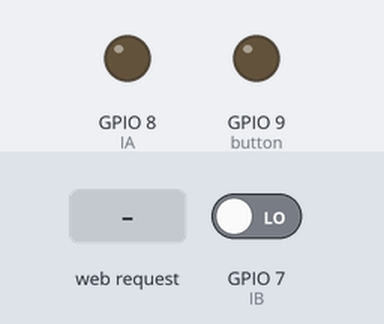
This sketch was run on a simulated ESP32-C6. On the bench: output pins drawn as LEDs (lit = HIGH). The test bench sets the inputs (shaded band); at power-on: GPIO 7 (IB) LOW. WiFi joins after 1.5 s; servers stay silent unless stated; what the sketch prints to the serial monitor is not drawn.

Above: at 5.7 s.
5.8 s: HTTP request GET /H received
At 6.6 s:
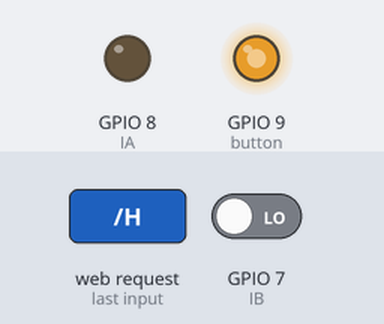
Timing chart, 0 to 8.8 s (numbered marks = the images above; inputs shaded):
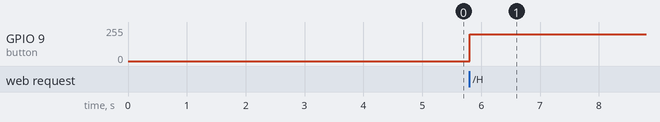

Measured:
- after the input at 5.8 s, GPIO 9 (button): 0/255 → 200/255 at once

The sketch:

QuotaQWifiVer.ino
```cpp
#include <Arduino.h>
#include <WiFi.h>
#include "webpage.h"

#define C1 D5
#define C2 D6
#define button D10
#define IA D9
#define IB D8

bool buttonstate = false;
volatile long Encodervalue=0;

// ===== WIFI INFO =====
const char* ssid = "Rev Member";
const char* password = "incubator";

// ===== WEB SERVER =====
WiFiServer server(80);

void setup() {
  delay(3000);
  pinMode(C1,INPUT);
  pinMode(C2,INPUT);
  pinMode(button,INPUT);
  pinMode(IA,OUTPUT);
  pinMode(IB,OUTPUT);

  attachInterrupt(digitalPinToInterrupt(C1), updateEncoder, RISING);
  Serial.begin(115200);

  Serial.println();
  Serial.println("Starting ESP32-C6...");
  Serial.print("Connecting to ");
  Serial.println(ssid);

  // Connect to WiFi
  WiFi.begin(ssid, password);

  // Wait for connection
  while (WiFi.status() != WL_CONNECTED) {
    delay(500);
    Serial.print(".");
  }

  Serial.println();
  Serial.println("WiFi connected!");
  Serial.print("ESP32 IP Address: ");
  Serial.println(WiFi.localIP());

  // Start server
  server.begin();

  Serial.println("Web server started!");
}

void updateEncoder()
{
  if (digitalRead(C1)> digitalRead(C2)){
    Encodervalue++;
  }
  else{
    Encodervalue--;
  }
}

void loop() {

  // Check for incoming clients
  WiFiClient client = server.available();

  if (client) {

    Serial.println("New Client Connected");

    String request = "";

    while (client.connected()) {

      if (client.available()) {

        char c = client.read();

        Serial.write(c);

        request += c;

        // End of HTTP request
        if (c == '\n') {

          // ===== TURN LED ON =====
          if (request.indexOf("GET /H") >= 0&& !buttonstate) {
            buttonstate = true;
            analogWrite(IB,0);
            while(Encodervalue<5000){
              analogWrite(IA,200);
            }
            analogWrite(IA,0);
          }

          // ===== TURN LED OFF =====
          if (request.indexOf("GET /L") >= 0 && buttonstate) {
            buttonstate = false;
            analogWrite(IA,0);
            while(Encodervalue>200){
              analogWrite(IB,200);
            }
            analogWrite(IB,0);
          }

          // ===== SEND WEBPAGE =====
          client.println("HTTP/1.1 200 OK");
          client.println("Content-type:text/html");
          client.println();

          client.print(HTML_START);

          client.println(Encodervalue);

          client.print(HTML_END);

          client.println();

          break;
        }
      }
    }

    // Close connection
    client.stop();

    Serial.println("Client Disconnected");
  }
}
```

webpage.h
```cpp
#ifndef WEBPAGE_H
#define WEBPAGE_H

const char HTML_START[] = R"rawliteral(
<html>
<head>
  <title>QuotaQuom</title>

  <style>
    body {
      margin: 0;
      padding: 20px;
      font-family: Times, serif;
      text-align: center;
      background-color: #202124;
      color: white;
    }

    button {
      font-family: Times, serif;
      font-size: 32px;
      padding: 25px 60px;
      width: 150px;
      height: 100px;
      color:
    }
  </style>
</head>

<body>

<h1>QuotaQuom</h1>

<h2>Encoder:
)rawliteral";

const char HTML_END[] = R"rawliteral(
</h2>

<p><a href="/H"><button>OUT</button></a></p>
<p><a href="/L"><button>IN</button></a></p>

</body>
</html>
)rawliteral";

#endif
```
